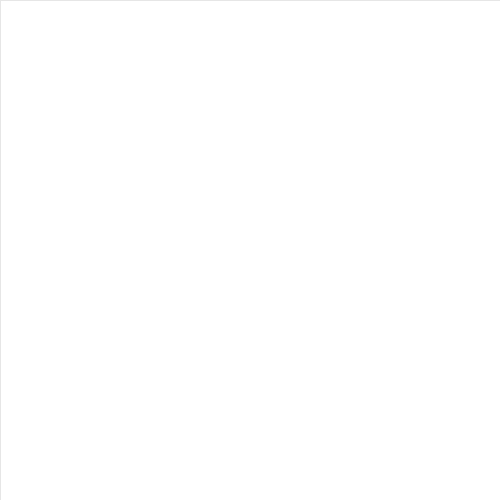
Frame 1 (no input)
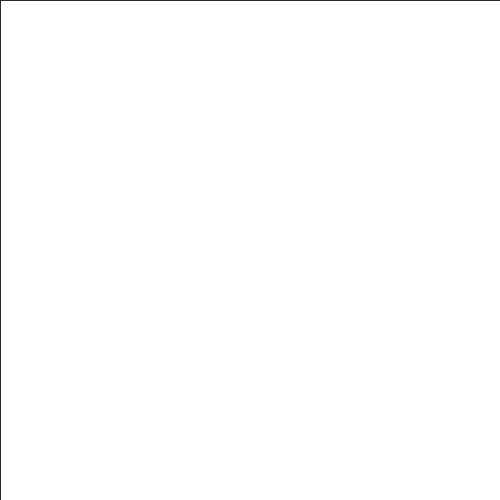
Frame 60 (the mouse pressed at the canvas centre just before this capture)
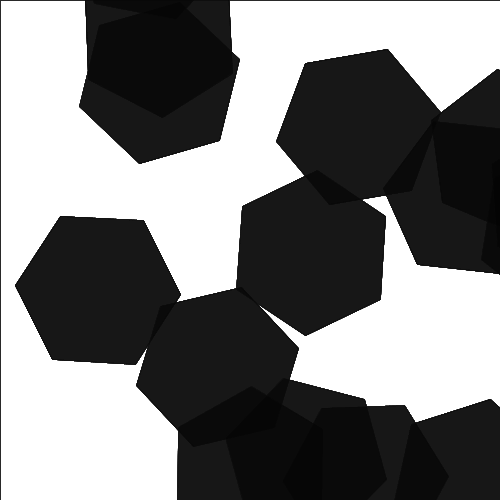
Frame 120 (the mouse held since frame 60 and released just before this capture)

The Processing sketch that drew these frames (run headless with seeded random() and noise(); from frame 60 on, the mouse is pressed at the canvas centre):

// Processing sketch: processing_153894
// ── processing_153894.pde

void setup(){
  size(500,500);
  background(255);
  noFill();
}

void draw(){
  pushMatrix();
    stroke(0,50);
    strokeWeight(0.50);
    fill(255,5);
    rect(0,0,width,height);
    for (float i=0; i<=200; i+=5){
    translate(i*cos(i+80), +i*tan(i/20));
    stroke(10, random(10,255));
    rotate(3);
    fill(0,50);
    polygon(width/4, height/4, mouseX/3, 6);
  }
  popMatrix();

}

void polygon(float x, float y, float radius, int npoints) {
  float angle = TWO_PI / npoints;
  beginShape();
  for (float a = 0; a < TWO_PI; a += angle) {
    float sx = x + cos(a) * radius;
    float sy = y + sin(a) * radius;
    vertex(sx, sy);
  }
  endShape(CLOSE);
}
